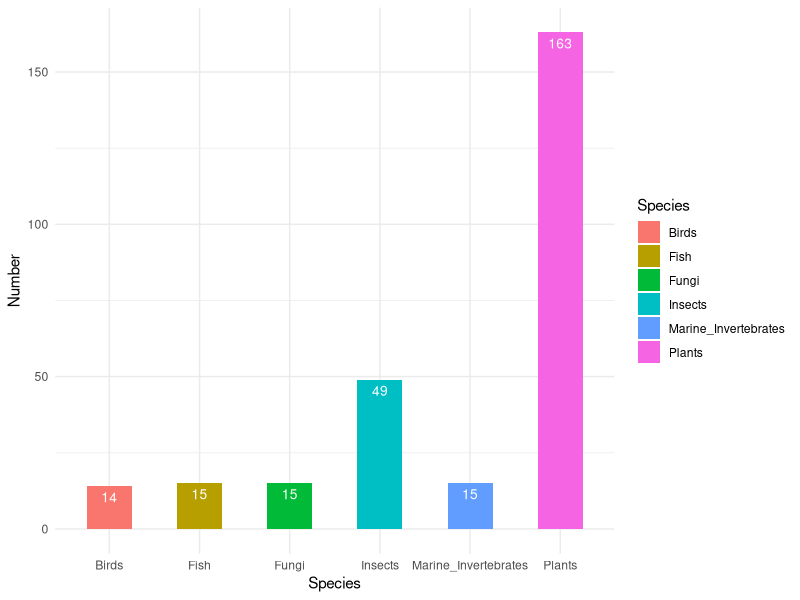

The R source for this figure:
## ---- chunk 1
#| column: page
#| fig-width: 10
#| fig-height: 6
library(ggplot2)
species <- data.frame(Species = c("Insects", "Fish", "Birds", "Marine_Invertebrates", "Fungi", "Plants"),
                      Number = c(49, 15, 14, 15, 15, 163))
ggplot(data = species, aes(x=Species, y = Number, fill = Species)) +
  geom_bar(stat = "identity", width =0.5) +
  geom_text(aes(label = Number), vjust = 1.6, colour = "white", size = 3.5) +
  theme_minimal()
